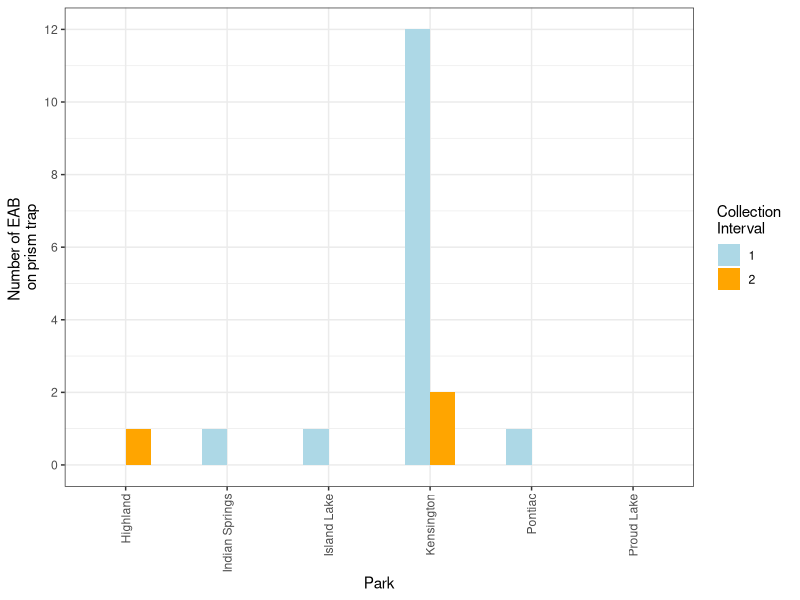
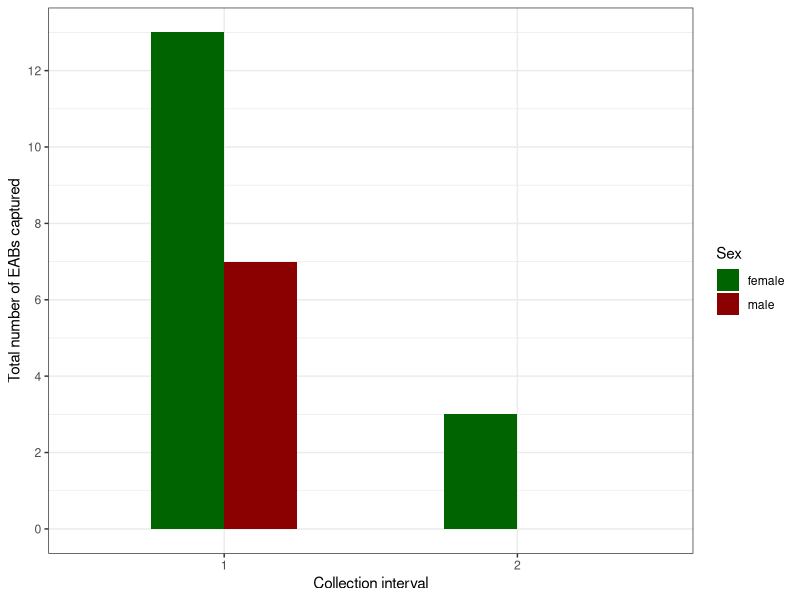

The R script that drew these images, in order:
# 8/21/2024
# Aaron Tayal
# I want to make a bar graph showing the trap catches of emerald ash borer

library(ggplot2)
library(dplyr)
library(tidyr)

dat <- read.csv("Raw_data/EAB_Michigan_2024_prism_trap_collections.csv")
dat$collection_interval <- as.factor(dat$collection_interval)
dat$park <- as.factor(dat$park)

# Make a new variable for the combined count of EAB males and females
dat$number_EABs <- dat$number_EAB_females_lab_count + 
  dat$number_EAB_males_lab_count

ggplot(data=dat, aes(fill=collection_interval, x=park, y=number_EABs)) +
  geom_bar(position="dodge", stat="identity", width=0.5) +
  theme_bw() +
  scale_y_continuous(breaks=seq(0,13,2)) +
  xlab("Park") +
  ylab("Number of EAB \non prism trap") +
  labs(fill="Collection \nInterval") +
  scale_fill_manual(values = c("light blue", "orange")) +
  theme(axis.text.x = element_text(angle = 90, vjust = 0.5, hjust=1))

# I'm wondering if the numbers of males and females captured varied based on 
# sampling interval. Peak emergence of males is before females (Tobin et al. 2021)

# The function group_by groups all the rows from each sampling interval together
# and creates a "grouped tibble" so that the function summarize can count up all
# the males and females in each sampling interval

# The function pivot_longer increases the  number of rows. Instead of having 
# separate columns for male EABs and female EABs, we simply have a single column 
# for number of EABs, and then a different column which indicates whether each 
# row is male or female
dat_summary <- dat %>% group_by(collection_interval) %>% 
  summarize(number_EAB_females_lab_count = sum(number_EAB_females_lab_count),
            number_EAB_males_lab_count = sum(number_EAB_males_lab_count)) %>%
  pivot_longer(cols=c("number_EAB_females_lab_count", "number_EAB_males_lab_count"),
               names_to="Sex",
               values_to="number_EAB_lab_count")
dat_summary$Sex[dat_summary$Sex=="number_EAB_females_lab_count"] <- "female"
dat_summary$Sex[dat_summary$Sex=="number_EAB_males_lab_count"] <- "male"

ggplot(data=dat_summary, aes(x=collection_interval, fill=Sex, y=number_EAB_lab_count)) +
  geom_bar(position="dodge", stat="identity", width=0.5) +
  theme_bw() +
  scale_y_continuous(breaks=seq(0,14,2)) +
  xlab("Collection interval") +
  ylab("Total number of EABs captured") +
  labs(fill="Sex")+
  scale_fill_manual(values = c("dark green", "dark red"))

